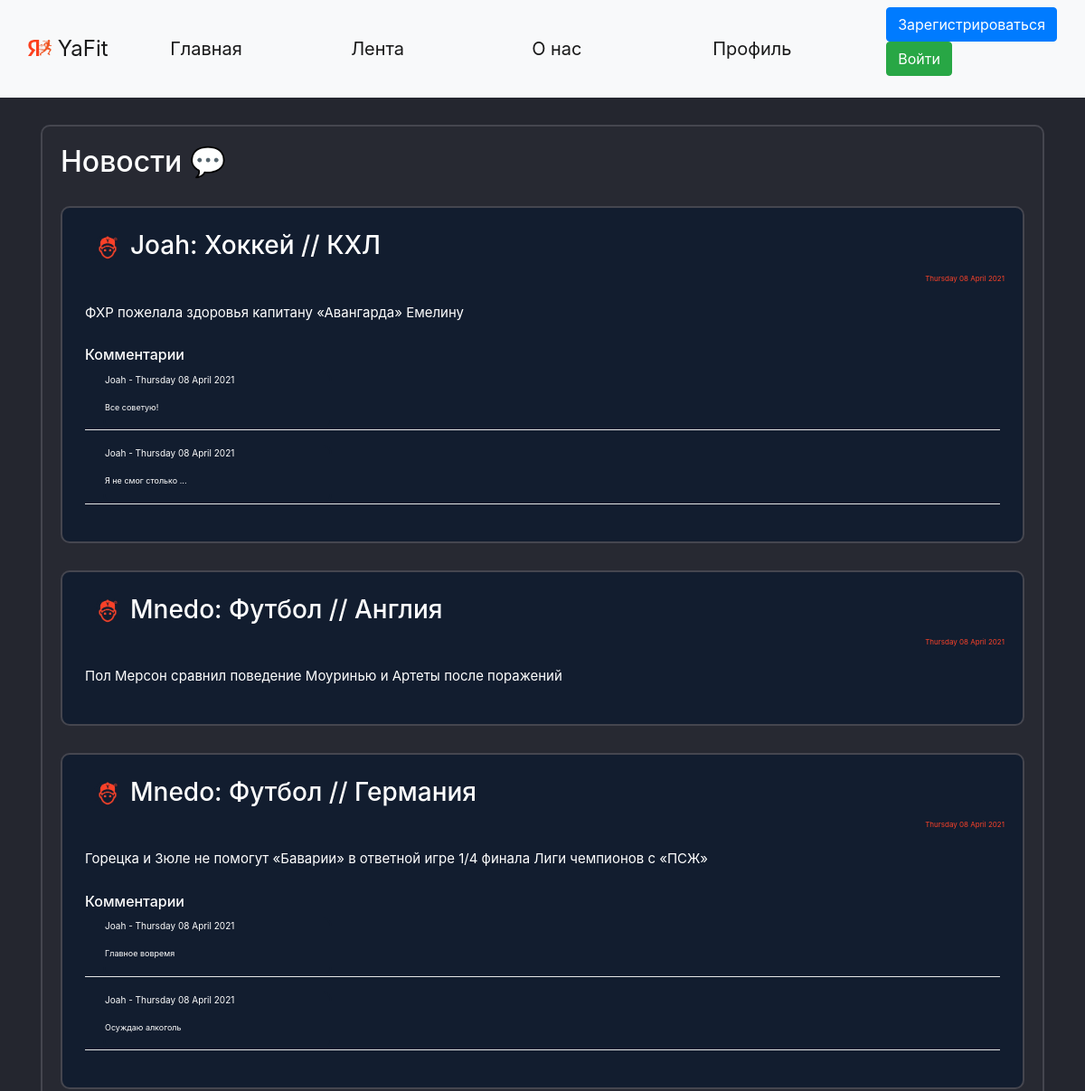
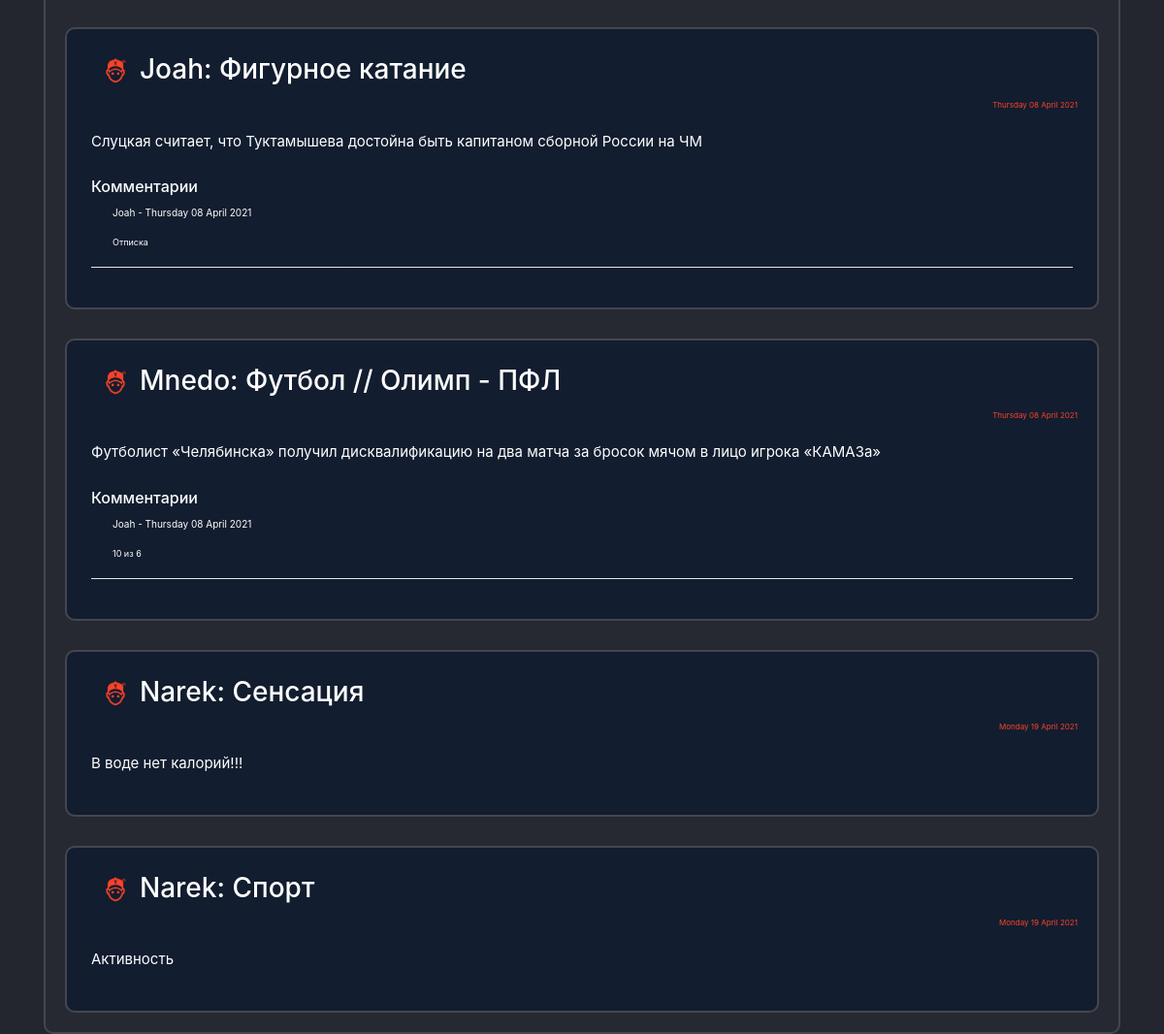
Page /news on the committed database (2 pictures, top to bottom).
### data/users.py (models this page shows, shortened)
class User(SqlAlchemyBase, UserMixin, SerializerMixin):
    __tablename__ = 'users'
    id = sqlalchemy.Column(sqlalchemy.Integer,
                           primary_key=True, autoincrement=True)
    name = sqlalchemy.Column(sqlalchemy.String)
    surname = sqlalchemy.Column(sqlalchemy.String)
    nickname = sqlalchemy.Column(sqlalchemy.String)
    age = sqlalchemy.Column(sqlalchemy.Integer)
    status = sqlalchemy.Column(sqlalchemy.String)
    about = sqlalchemy.Column(sqlalchemy.String)
    email = sqlalchemy.Column(sqlalchemy.String, unique=True)
    hashed_password = sqlalchemy.Column(sqlalchemy.String)
    modified_date = sqlalchemy.Column(sqlalchemy.DateTime, default=datetime.datetime.now)
    city_from = sqlalchemy.Column(sqlalchemy.String)
    habit = sqlalchemy.Column(sqlalchemy.String)  # id_1;id_2
    habits = orm.relation("Habits", back_populates='user')
    news = orm.relation("News", back_populates='user')
    comments = orm.relation("Comments", back_populates='user')

### data/news.py (models this page shows)
class News(SqlAlchemyBase, UserMixin, SerializerMixin):
    __tablename__ = 'news'
    id = sqlalchemy.Column(sqlalchemy.Integer,
                           primary_key=True, autoincrement=True)
    title = sqlalchemy.Column(sqlalchemy.String)
    content = sqlalchemy.Column(sqlalchemy.String)
    created_date = sqlalchemy.Column(sqlalchemy.DateTime,
                                     default=datetime.datetime.now)
    user_id = sqlalchemy.Column(sqlalchemy.Integer,
                                sqlalchemy.ForeignKey("users.id"))
    comms = sqlalchemy.Column(sqlalchemy.String)  # id_1;id_2
    user = orm.relation('User')

### data/comments.py (models this page shows)
class Comments(SqlAlchemyBase, UserMixin, SerializerMixin):
    __tablename__ = 'comments'
    id = sqlalchemy.Column(sqlalchemy.Integer,
                           primary_key=True, autoincrement=True)
    content = sqlalchemy.Column(sqlalchemy.String)
    created_date = sqlalchemy.Column(sqlalchemy.DateTime,
                                     default=datetime.datetime.now)
    user_id = sqlalchemy.Column(sqlalchemy.Integer,
                                sqlalchemy.ForeignKey("users.id"))
    user = orm.relation('User')

### main.py (the view)
@app.route("/news", methods=['GET', 'POST'])
def news():
    db_sess = db_session.create_session()
    rec_news = db_sess.query(News).all()
    top_news = []
    news_index = 0
    path = 'static/img/users_photo/default.jpg'
    for news in rec_news:
        path = ''
        news_index += 1
        creator_nickname = (db_sess.query(User).filter(User.id == news.user_id).first()).nickname
        for images in os.listdir('static/img/users_photo'):
            if images.split('.')[0] == creator_nickname:
                path = 'static/img/users_photo/' + images
        if path == '':
            path = 'static/img/users_photo/default.jpg'
        comments = []
        if news.comms:
            if ';' in news.comms:
                for com_id in news.comms.split(';'):
                    comments.append(db_sess.query(Comments).filter(Comments.id == com_id).first())
            elif len(news.comms) == 1:
                com_id = news.comms
                comments = [db_sess.query(Comments).filter(Comments.id == com_id).first()]
        else:
            comments = []
        if len(comments) > 1:
            comments = sorted(comments, key=lambda x: x.created_date)
        comments_main = []
        for com in comments:
            comentor_nickname = db_sess.query(User).filter(User.id == com.user_id).first().nickname
            comments_main.append({'id': com.id,
                                  'content': com.content,
                                  'created_date': com.created_date.strftime("%A %d %B %Y"),
                                  'creator': comentor_nickname})
        comments = comments_main
        top_news.append({'id': news.id,
                         'title': news.title,
                         'content': news.content,
                         'created_date': news.created_date.strftime("%A %d %B %Y"),
                         'comms': comments,
                         'creator': creator_nickname,
                         'path': path})
    return render_template("news.html", top_news=top_news, path=path, random_id=random.randint(1, 2 ** 16))

### data/db_session.py (called while the page is built)
def create_session() -> Session:
    global __factory
    return __factory()

### templates/news.html (shortened to what this page needs)
{% extends "base.html" %}
{% block content %}
<div class="page_border">
    <h2>Новости &#128172;</h2>
    {% for new in top_news%}
    <div class="page_border" style="background-color: #121d2f !important;">
        <div class="menu_item">
            <h3><a><a><img
                    src={{new['path']}}?dummy={{random_id}} alt="avatar"
                    class="round_avatar"></a></a>{{new['creator']}}: {{new['title']}} </h3>
        </div>
        <div class="reposts">
            <p>{{new['created_date']}}</p>
        </div>
        <div class="menu_item">
            <p>{{new['content']}}</p>
        </div>
        {% if new['comms'] %}
        <div class="menu_item">
            <h6>Комментарии  </h6>
            {% for com in new['comms'] %}
            <div class="com_label" style="margin-left: 20px; padding: 0; margin-top: 0; margin-bottom;">
                <p style="font-size: 10px;">{{com['creator']}} - {{com['created_date']}}</p>
                <p style="font-size: 9px;">{{com['content']}}
                </p></div>
            <hr style="color: white; background-color: white; padding: 0; margin-top: 0; margin-bottom;">
            {% endfor %}
        </div>
        {% endif %}
    </div>
    {% endfor %}
</div>
{% endblock %}

### static/css/style.css (style rules this page uses)
body { background-color: #24262f !important; color: white; }
.page_border { background-color: #272932 !important; color: white !important; border: 2px solid #45464F; border-radius: 10px; padding: 20px !important; margin: 0 auto; margin-top: 30px; }
.menu_item { padding: 5px !important; font-size: 15px !important; }
hr { background-color: #FB4229; color: #FB4229; }
.reposts { color: #FB4229 !important; font-size: 8px !important; text-align: right; }
.com_label { background-color: #121d2f !important; color: white !important; border: 2px solid #121d2f; width: 25%; border-radius: 10px; }
.round_avatar { margin-left:10px; margin-right:10px; width: 30px !important; height: 30px !important; border-radius: 50px !important; }

### rows in the picture
User: creator "Joah" "Joah", creator "Joah" "Joah" "Joah" "Joah" "Joah" "Joah"
News: title "Хоккей // КХЛ", content "ФХР пожелала здоровья капитану «Авангарда» Емелину"
Comments: content "Все советую!"
Comments: content "Я не смог столько ..."
User: creator "Mnedo" "Mnedo" "Mnedo"
News: title "Футбол // Англия", content "Пол Мерсон сравнил поведение Моуринью и Артеты после поражений"
News: title "Футбол // Германия", content "Горецка и Зюле не помогут «Баварии» в ответной игре 1/4 финала Лиги чемпионов с «ПСЖ»"
Comments: content "Главное вовремя"
Comments: content "Осуждаю алкоголь"
News: title "Фигурное катание", content "Слуцкая считает, что Туктамышева достойна быть капитаном сборной России на ЧМ"
Comments: content "Отписка"
News: title "Футбол // Олимп - ПФЛ", content "Футболист «Челябинска» получил дисквалификацию на два матча за бросок мячом в лицо игрока «КАМАЗа»"
Comments: content "10 из 6"
User: creator "Narek" "Narek"
News: title "Сенсация", content "В воде нет калорий!!!"
News: title "Спорт", content "Активность"

### other values in the picture
{{ new['created_date'] }} "Thursday 08 April 2021" "Thursday 08 April 2021" "Thursday 08 April 2021" "Thursday 08 April 2021" "Thursday 08 April 2021" "Monday 19 April 2021" "Monday 19 April 2021"
{{ com['created_date'] }} "Thursday 08 April 2021" "Thursday 08 April 2021" "Thursday 08 April 2021" "Thursday 08 April 2021" "Thursday 08 April 2021" "Thursday 08 April 2021"
